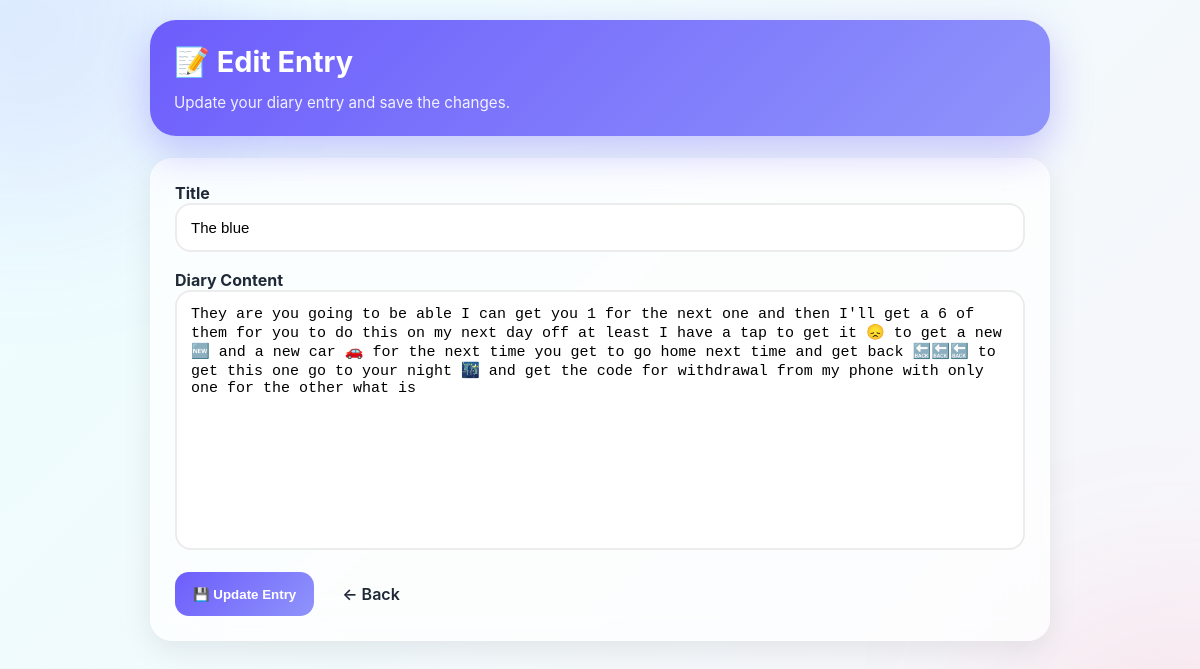
/edit/2 (signed in), run on the app's committed database.
### main.py (models this page shows)
class Entry(db.Model):
    id = db.Column(db.Integer, primary_key=True)
    user_id = db.Column(db.Integer, db.ForeignKey('user.id'), nullable=False)
    title = db.Column(db.String(200), nullable=False)
    body = db.Column(db.Text, nullable=False)
    date = db.Column(db.String(50), nullable=False)

### main.py (the view)
@app.route('/edit/<int:uid>', methods=['GET', 'POST'])
@login_required
def edit(uid):
    entry = Entry.query.filter_by(id=uid, user_id=current_user.id).first()
    if request.method == 'POST':
        entry.title = request.form.get('title')
        entry.body = request.form.get('body')
        db.session.commit()
        return redirect('/')
    return render_template('edit.html', entry=entry)

### main.py (called while the page is built)
@login_manager.user_loader
def load_user(user_id):
    return User.query.get(int(user_id))

### templates/edit.html (shortened to what this page needs)
<!DOCTYPE html>
<html lang="en">
<head>
    <link rel="stylesheet"
          href="{{ url_for('static', filename='style.css') }}">
</head>
<body>
<div class="container">
    <div class="header">
        <h1>📝 Edit Entry</h1>
        <p>Update your diary entry and save the changes.</p>
    </div>
    <div class="card">
        <form method="POST">
            <div class="form-group">
                <label>
                    <strong>Title</strong>
                </label>
                <input
                    type="text"
                    name="title"
                    value="{{ entry.title }}"
                    maxlength="200"
                    required>
            </div>
            <div class="form-group">
                <label>
                    <strong>Diary Content</strong>
                </label>
                <textarea
                    name="body"
                    required>{{ entry.body }}</textarea>
            </div>
            <div class="actions">
                <button
                    type="submit"
                    class="btn primary">
                    💾 Update Entry
                </button>
                <a href="/entry/{{ entry.id }}"
                   class="btn">
                    ← Back
                </a>
            </div>
        </form>
    </div>
</div>
</body>
</html>

### static/style.css (style rules this page uses)
*, *::before, *::after { margin:0; padding:0; box-sizing:border-box; }
:root { --primary:#6d5dfc; --primary-dark:#5145cd; --secondary:#8f94fb; --danger:#ff4d6d; --success:#22c55e; --bg:#f5f7ff; --card:#ffffff; --text:#1f2937; --muted:#6b7280; --shadow: 0 10px 30px rgba(0,0,0,.08); --radius:22px; }
html { scroll-behavior:smooth; }
body { min-height:100vh; font-family: Inter, Arial, sans-serif; color:var(--text); overflow-x:hidden; background: linear-gradient( -45deg, #eef2ff, #f5f7ff, #fdf2f8, #ecfeff); background-size:400% 400%; animation: gradientMove 18s ease infinite; }
body::before { content:""; position:fixed; top:-150px; left:-150px; width:350px; height:350px; border-radius:50%; background: rgba(109,93,252,.12); filter:blur(80px); animation: floatBlob 12s infinite ease-in-out; z-index:-1; }
body::after { content:""; position:fixed; bottom:-150px; right:-150px; width:350px; height:350px; border-radius:50%; background: rgba(255,77,109,.10); filter:blur(90px); animation: floatBlob2 14s infinite ease-in-out; z-index:-1; }
.container { width:94%; max-width:900px; margin:auto; padding:20px 0 100px; }
.card { background: rgba(255,255,255,.72); backdrop-filter: blur(18px); -webkit-backdrop-filter: blur(18px); border: 1px solid rgba(255,255,255,.3); border-radius: var(--radius); box-shadow: var(--shadow); padding:24px; animation: cardEntrance .7s ease; }
.header { position:sticky; top:10px; z-index:50; margin-bottom:22px; border-radius:26px; padding:24px; background: linear-gradient( 135deg, var(--primary), var(--secondary)); color:white; box-shadow: 0 15px 40px rgba(109,93,252,.35); animation: slideDown .8s ease; }
.header h1 { font-size:1.8rem; margin-bottom:14px; }
.header p { opacity:.9; font-size:.95rem; }
input, textarea { width:100%; padding:14px; border-radius:16px; border:2px solid #ececec; outline:none; font-size:15px; transition:.3s; }
textarea { resize:none; min-height:260px; }
.form-group { margin-bottom:18px; }
.btn { border:none; cursor:pointer; padding:12px 18px; border-radius:14px; font-weight:600; transition:.3s; }
.primary { background: linear-gradient( 135deg, var(--primary), var(--secondary)); color:white; }
.actions { display:flex; gap:10px; flex-wrap:wrap; margin-top:15px; }
a { text-decoration:none; color:inherit; }

### data on the page
Entry: title "The blue", body "They are you going to be able I can get you 1 for the next one and then I'll get a 6 of them for you to do this on my next day off at least I have a tap to get it 😞 to get a new 🆕 and a new car 🚗 for the next time you get to go home next time and get back 🔙🔙🔙 to get this one go to your night 🌃 and get the code for withdrawal from my phone with only one for the other what is"
